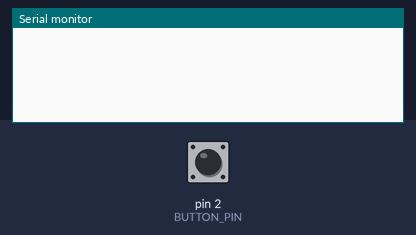
Bench run of a sketch on a simulated Arduino Uno, built with avr-gcc and run on an emulated ATmega328P. Parts: the last lines printed to the serial monitor. The inputs (shaded band) are chosen by the test bench; at power-on: pin 2 (BUTTON_PIN) HIGH.

Above: at 1.2 s.
1.3 s: pin 2 (BUTTON_PIN) pulled LOW for 0.15 s
At 2.6 s:
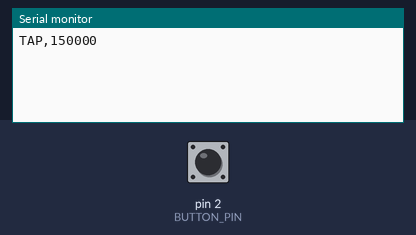
2.9 s: pin 2 (BUTTON_PIN) pulled LOW for 1 s
At 3.2 s:
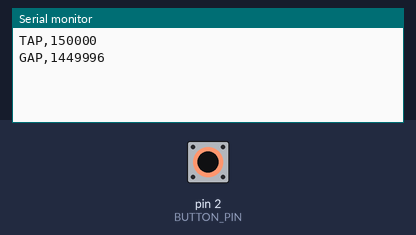
5.4 s: pin 2 (BUTTON_PIN) pulled LOW for 0.15 s
At 5.9 s:
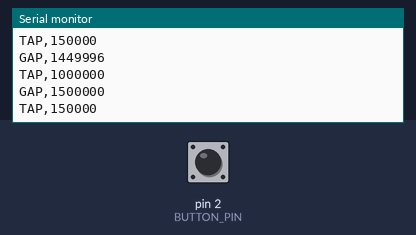

The sketch:

node_a.ino
```cpp
// AI-assisted development (Claude Code, Anthropic)
const int BUTTON_PIN = 2;    // Pushbutton wired to D2, other leg to GND

bool lastButtonState = true;  // INPUT_PULLUP: unpressed = HIGH
unsigned long pressTime = 0;
unsigned long releaseTime = 0;
bool isPressed = false;

const unsigned long DEBOUNCE_US = 5000;
unsigned long lastChangeTime = 0;

void setup() {
    Serial.begin(115200);
    while (!Serial) { ; }
    pinMode(BUTTON_PIN, INPUT_PULLUP);
}

void loop() {
    bool buttonState = !digitalRead(BUTTON_PIN);  // invert: LOW = pressed
    unsigned long now = micros();

    if (buttonState != lastButtonState) {
        if (now - lastChangeTime < DEBOUNCE_US) return;
        lastChangeTime = now;
        lastButtonState = buttonState;
    } else {
        return;
    }

    if (buttonState && !isPressed) {
        isPressed = true;
        pressTime = now;
        if (releaseTime > 0) {
            Serial.print("GAP,");
            Serial.println(pressTime - releaseTime);
        }
    } else if (!buttonState && isPressed) {
        isPressed = false;
        releaseTime = now;
        Serial.print("TAP,");
        Serial.println(releaseTime - pressTime);
    }
}
```

Measured:
- after the input at 1.3 s, the serial monitor: prints a new line after 0.15 s (image 1)
- after the input at 2.9 s, the serial monitor: prints a new line at once (image 2)
- after the input at 5.4 s, the serial monitor: prints a new line at once (image 3)
